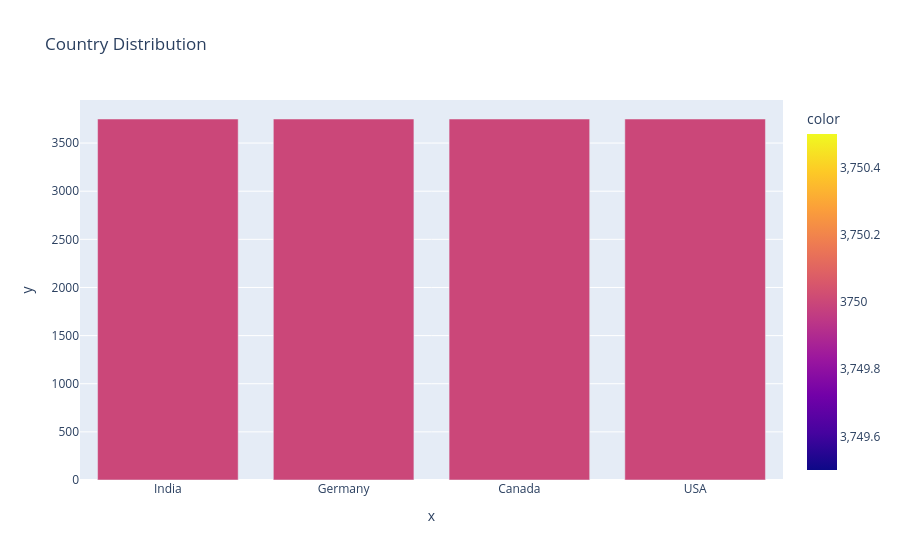

Write notebook code for a chart like this one.
### Code cell
fig = px.bar(x = country_count.index, y = country_count.values, color = country_count.values, title = "Country Distribution")

fig.show()

### Figure 1 — Plotly figure (JSON) as saved in the notebook; plotly's stock layout.template omitted (floating-point values rounded to 4 significant figures)
{"data": [{"hovertemplate": "x=%{x}<br>y=%{y}<br>color=%{marker.color}<extra></extra>", "legendgroup": "", "marker": {"color": [3750, 3750, 3750, 3750], "coloraxis": "coloraxis", "pattern": {"shape": ""}}, "name": "", "orientation": "v", "showlegend": false, "textposition": "auto", "type": "bar", "x": ["India", "Germany", "Canada", "USA"], "xaxis": "x", "y": [3750, 3750, 3750, 3750], "yaxis": "y"}], "layout": {"barmode": "relative", "coloraxis": {"colorbar": {"title": {"text": "color"}}, "colorscale": [[0, "#0d0887"], [0.1111, "#46039f"], [0.2222, "#7201a8"], [0.3333, "#9c179e"], [0.4444, "#bd3786"], [0.5556, "#d8576b"], [0.6667, "#ed7953"], [0.7778, "#fb9f3a"], [0.8889, "#fdca26"], [1, "#f0f921"]]}, "legend": {"tracegroupgap": 0}, "title": {"text": "Country Distribution"}, "xaxis": {"anchor": "y", "domain": [0, 1], "title": {"text": "x"}}, "yaxis": {"anchor": "x", "domain": [0, 1], "title": {"text": "y"}}}}
